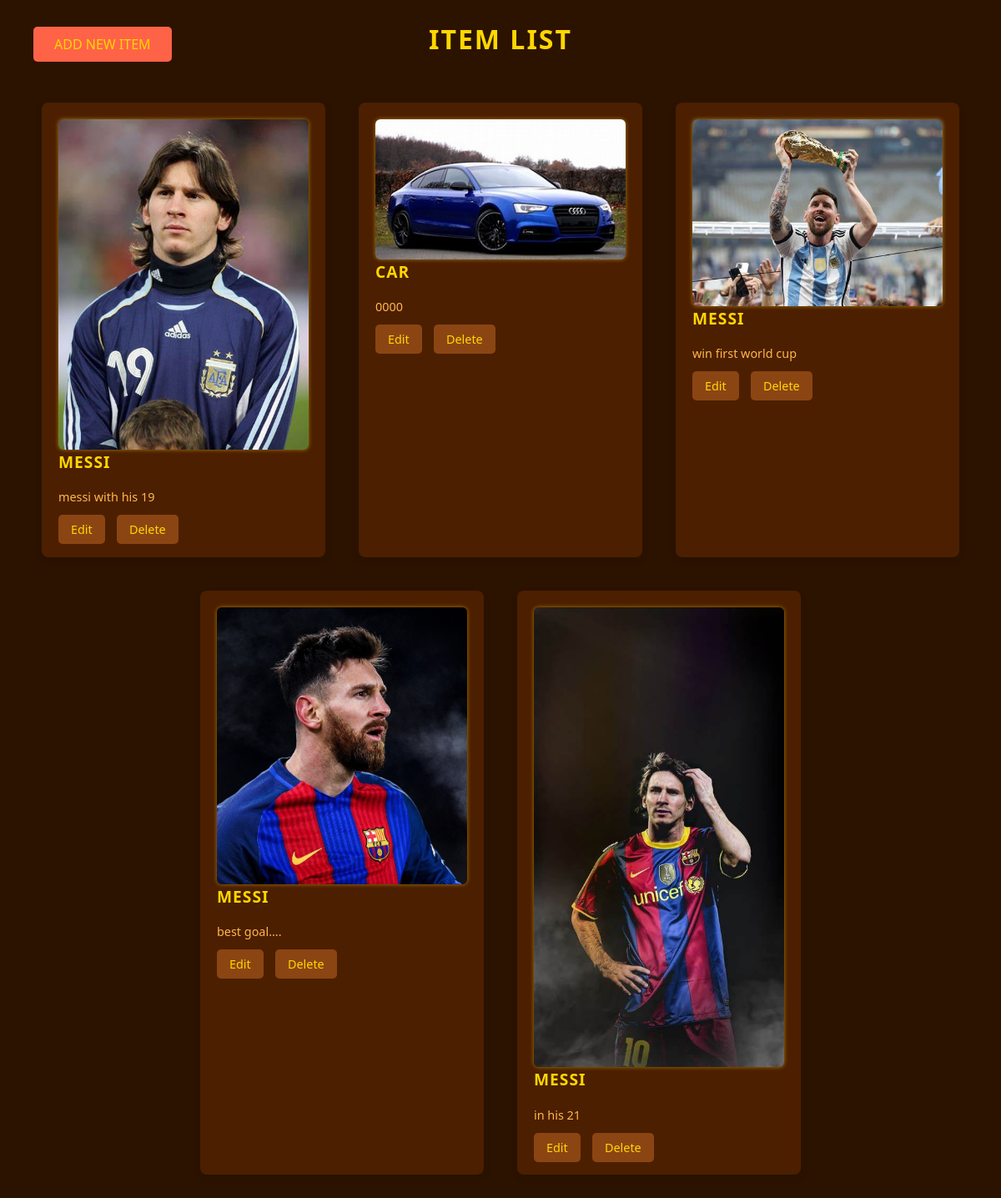
The page / on the database its author committed.
### myapp/models.py (models this page shows, shortened)
class Item(models.Model):
    name=models.CharField(max_length=100)
    description=models.TextField()
    image=models.ImageField(upload_to='images/')

### myapp/views.py (the view)
# urls.py: path('',views.item_list, name='item_list'),
def item_list(request):
    items = Item.objects.all()
    return render(request, 'item_list.html', {'items': items})

### myapp/templates/item_list.html (shortened to what this page needs)
<!DOCTYPE html>
<html lang="en">
<head>
</head>
<body>
    <div class="add-new-item">
        <a href="{% url 'item_create' %}">Add new item</a>
    </div>
    <h1>Item List</h1>
    <ul>
        {% for item in items %}
            <li>
                <img src="{{ item.image.url }}" alt="{{ item.name }}" width="300" onclick="openLightbox('{{ item.image.url }}', '{{ item.name }}')">
                <div class="item-details">
                    <h2>{{ item.name }}</h2>
                    <p>{{ item.description }}</p>
                </div>
                <div class="item-actions">
                    <a href="{% url 'item_update' item.pk %}">Edit</a>
                    <a href="{% url 'item_delete' item.pk %}">Delete</a>
                </div>
            </li>
        {% endfor %}
    </ul>
</body>
</html>

### myapp/templates/item_list.html (style rules this page uses)
body { font-family: 'Segoe UI', Tahoma, Geneva, Verdana, sans-serif; line-height: 1.6; margin: 20px; padding: 0; background-color: #2c1300; color: #ffd700; position: relative; }
h1 { color: #ffd700; text-align: center; margin-bottom: 30px; font-size: 2rem; text-transform: uppercase; letter-spacing: 2px; }
ul { list-style-type: none; padding: 0; margin: 0; display: flex; flex-wrap: wrap; justify-content: center; }
li { margin: 20px; padding: 20px; background-color: #4c1f00; border-radius: 8px; box-shadow: 0 4px 8px rgba(0,0,0,0.1); width: 300px; text-align: left; position: relative; overflow: hidden; transition: transform 0.3s ease, box-shadow 0.3s ease; }
img { float: left; margin-right: 15px; border-radius: 6px; box-shadow: 0 0 5px rgba(255,215,0,0.5); transition: transform 0.3s ease; cursor: pointer; }
.item-details { margin-top: 10px; }
.item-details h2 { margin: 0; color: #ffd700; font-size: 1.2rem; text-transform: uppercase; letter-spacing: 1px; }
.item-details p { color: #ffb74d; margin-bottom: 10px; font-size: 0.9rem; }
.item-actions { margin-top: 15px; }
.item-actions a { text-decoration: none; padding: 8px 15px; border-radius: 5px; color: #ffd700; background-color: #8b4513; font-size: 0.9rem; transition: background-color 0.3s ease; margin-right: 10px; }
.add-new-item { text-align: left; position: absolute; top: 20px; left: 20px; }
.add-new-item a { text-decoration: none; padding: 10px 25px; border-radius: 5px; color: #ffd700; background-color: #ff6347; font-size: 1rem; text-transform: uppercase; transition: background-color 0.3s ease; }

### rows shown on the page
Item: image (picture), name "MESSI", description "messi with his 19"
Item: image (picture), name "CAR", description "0000"
Item: image (picture), name "MESSI", description "win first world cup"
Item: image (picture), name "MESSI", description "best goal...."
Item: image (picture), name "MESSI", description "in his 21"
